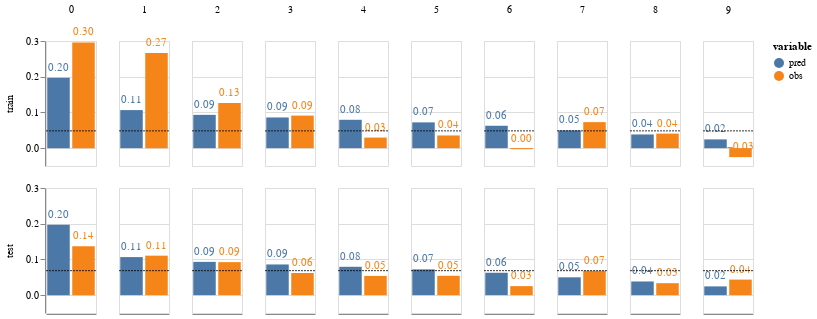

The notebook cell this image was saved under:
### Code cell
overall_chart = alt.Chart(df_chart).mark_rule(color='black', opacity=0.8, strokeDash=[2,1]).encode(
    y=alt.Y('min(global_lift)', title='global lift'),    
)

chart = alt.Chart(df_chart).mark_bar().encode(    
    y=alt.Y('value', title=None),
    color=alt.Color('variable', sort=['pred', 'obs']),
    x=alt.X('variable', sort=['pred', 'obs'], axis=alt.Axis(labels=False, ticks=False), title=None),
    text=alt.Text('value', format='0.2f'),
    tooltip=[
        alt.Tooltip('variable'),        
        alt.Tooltip('value', format='0.3f'),
    ]
)
chart = chart + chart.mark_text(align='center', dy=-10, )
chart = chart + overall_chart
chart = chart.properties(
    width=50, height=125
).facet(
    column=alt.Column('bin_sort_id', title=None),
    row=alt.Row('split_type', sort=['train', 'test'], title=None)
)

chart

### Figure 1 — Vega-Lite specification as saved in the notebook (floating-point values rounded to 4 significant figures)
{"config": {"view": {"continuousWidth": 300, "continuousHeight": 300}}, "data": {"name": "data-d2e571d8129f46d28be1b553ac663c40"}, "facet": {"column": {"field": "bin_sort_id", "title": null, "type": "quantitative"}, "row": {"field": "split_type", "sort": ["train", "test"], "title": null, "type": "nominal"}}, "spec": {"layer": [{"mark": {"type": "bar"}, "encoding": {"color": {"field": "variable", "sort": ["pred", "obs"], "type": "nominal"}, "text": {"field": "value", "format": "0.2f", "type": "quantitative"}, "tooltip": [{"field": "variable", "type": "nominal"}, {"field": "value", "format": "0.3f", "type": "quantitative"}], "x": {"axis": {"labels": false, "ticks": false}, "field": "variable", "sort": ["pred", "obs"], "title": null, "type": "nominal"}, "y": {"field": "value", "title": null, "type": "quantitative"}}}, {"mark": {"type": "text", "align": "center", "dy": -10}, "encoding": {"color": {"field": "variable", "sort": ["pred", "obs"], "type": "nominal"}, "text": {"field": "value", "format": "0.2f", "type": "quantitative"}, "tooltip": [{"field": "variable", "type": "nominal"}, {"field": "value", "format": "0.3f", "type": "quantitative"}], "x": {"axis": {"labels": false, "ticks": false}, "field": "variable", "sort": ["pred", "obs"], "title": null, "type": "nominal"}, "y": {"field": "value", "title": null, "type": "quantitative"}}}, {"mark": {"type": "rule", "color": "black", "opacity": 0.8, "strokeDash": [2, 1]}, "encoding": {"y": {"aggregate": "min", "field": "global_lift", "title": "global lift", "type": "quantitative"}}}], "height": 125, "width": 50}, "$schema": "https://vega.github.io/schema/vega-lite/v5.15.1.json", "datasets": {"data-d2e571d8129f46d28be1b553ac663c40": [{"bin_sort_id": 0, "split_type": "train", "value": 0.1972, "global_lift": 0.04839, "variable": "pred"}, {"bin_sort_id": 1, "split_type": "train", "value": 0.1066, "global_lift": 0.04839, "variable": "pred"}, {"bin_sort_id": 2, "split_type": "train", "value": 0.09316, "global_lift": 0.04839, "variable": "pred"}, {"bin_sort_id": 3, "split_type": "train", "value": 0.08592, "global_lift": 0.04839, "variable": "pred"}, {"bin_sort_id": 4, "split_type": "train", "value": 0.07939, "global_lift": 0.04839, "variable": "pred"}, {"bin_sort_id": 5, "split_type": "train", "value": 0.07214, "global_lift": 0.04839, "variable": "pred"}, {"bin_sort_id": 6, "split_type": "train", "value": 0.06267, "global_lift": 0.04839, "variable": "pred"}, {"bin_sort_id": 7, "split_type": "train", "value": 0.04993, "global_lift": 0.04839, "variable": "pred"}, {"bin_sort_id": 8, "split_type": "train", "value": 0.03829, "global_lift": 0.04839, "variable": "pred"}, {"bin_sort_id": 9, "split_type": "train", "value": 0.02448, "global_lift": 0.04839, "variable": "pred"}, {"bin_sort_id": 0, "split_type": "train", "value": 0.296, "global_lift": 0.04839, "variable": "obs"}, {"bin_sort_id": 1, "split_type": "train", "value": 0.2665, "global_lift": 0.04839, "variable": "obs"}, {"bin_sort_id": 2, "split_type": "train", "value": 0.1265, "global_lift": 0.04839, "variable": "obs"}, {"bin_sort_id": 3, "split_type": "train", "value": 0.0911, "global_lift": 0.04839, "variable": "obs"}, {"bin_sort_id": 4, "split_type": "train", "value": 0.0296, "global_lift": 0.04839, "variable": "obs"}, {"bin_sort_id": 5, "split_type": "train", "value": 0.03553, "global_lift": 0.04839, "variable": "obs"}, {"bin_sort_id": 6, "split_type": "train", "value": -0.003005, "global_lift": 0.04839, "variable": "obs"}, {"bin_sort_id": 7, "split_type": "train", "value": 0.07286, "global_lift": 0.04839, "variable": "obs"}, {"bin_sort_id": 8, "split_type": "train", "value": 0.04067, "global_lift": 0.04839, "variable": "obs"}, {"bin_sort_id": 9, "split_type": "train", "value": -0.02515, "global_lift": 0.04839, "variable": "obs"}, {"bin_sort_id": 0, "split_type": "test", "value": 0.1972, "global_lift": 0.06854, "variable": "pred"}, {"bin_sort_id": 1, "split_type": "test", "value": 0.1066, "global_lift": 0.06854, "variable": "pred"}, {"bin_sort_id": 2, "split_type": "test", "value": 0.09316, "global_lift": 0.06854, "variable": "pred"}, {"bin_sort_id": 3, "split_type": "test", "value": 0.08592, "global_lift": 0.06854, "variable": "pred"}, {"bin_sort_id": 4, "split_type": "test", "value": 0.07939, "global_lift": 0.06854, "variable": "pred"}, {"bin_sort_id": 5, "split_type": "test", "value": 0.07214, "global_lift": 0.06854, "variable": "pred"}, {"bin_sort_id": 6, "split_type": "test", "value": 0.06267, "global_lift": 0.06854, "variable": "pred"}, {"bin_sort_id": 7, "split_type": "test", "value": 0.04993, "global_lift": 0.06854, "variable": "pred"}, {"bin_sort_id": 8, "split_type": "test", "value": 0.03829, "global_lift": 0.06854, "variable": "pred"}, {"bin_sort_id": 9, "split_type": "test", "value": 0.02448, "global_lift": 0.06854, "variable": "pred"}, {"bin_sort_id": 0, "split_type": "test", "value": 0.1372, "global_lift": 0.06854, "variable": "obs"}, {"bin_sort_id": 1, "split_type": "test", "value": 0.1105, "global_lift": 0.06854, "variable": "obs"}, {"bin_sort_id": 2, "split_type": "test", "value": 0.09241, "global_lift": 0.06854, "variable": "obs"}, {"bin_sort_id": 3, "split_type": "test", "value": 0.06194, "global_lift": 0.06854, "variable": "obs"}, {"bin_sort_id": 4, "split_type": "test", "value": 0.0538, "global_lift": 0.06854, "variable": "obs"}, {"bin_sort_id": 5, "split_type": "test", "value": 0.05421, "global_lift": 0.06854, "variable": "obs"}, {"bin_sort_id": 6, "split_type": "test", "value": 0.02527, "global_lift": 0.06854, "variable": "obs"}, {"bin_sort_id": 7, "split_type": "test", "value": 0.06824, "global_lift": 0.06854, "variable": "obs"}, {"bin_sort_id": 8, "split_type": "test", "value": 0.03349, "global_lift": 0.06854, "variable": "obs"}, {"bin_sort_id": 9, "split_type": "test", "value": 0.04354, "global_lift": 0.06854, "variable": "obs"}]}}
